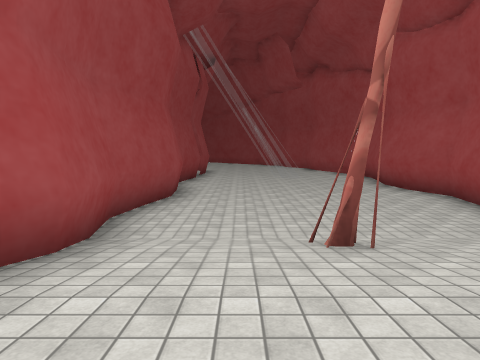
[1] (above)

19 first-person views from a walk through a Unity game level. The camera is 1.4 m above the floor, tilts 6° down and sees 75° across. The floor is counted in squares, 2 m on a side. Each view is taken from the middle of a square. On the plan, view 1 faces up. The plan holds only what a view shows up to about 10 squares ahead; the rest is blank. The place goes on beyond the plan. The player character is not drawn. Some animated figures are not drawn. Some surface patterns are stand-ins.

[2]
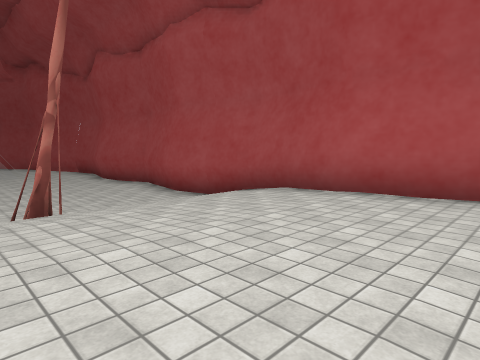

[3]
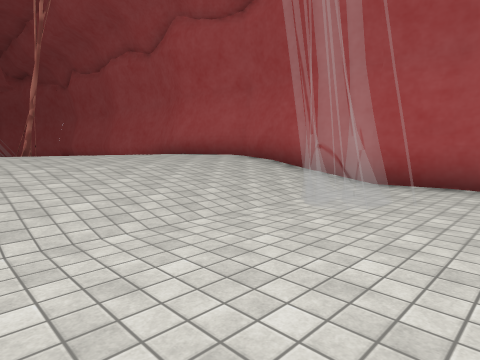

[4]
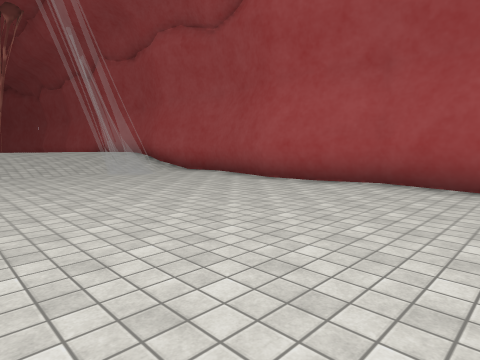

[5]
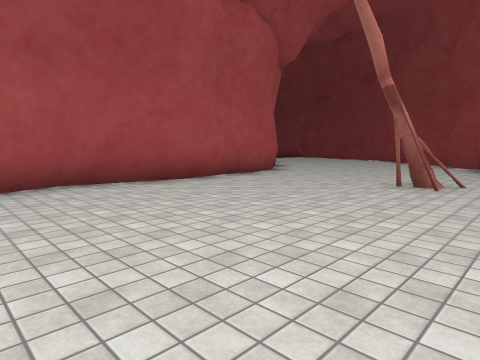

[6]
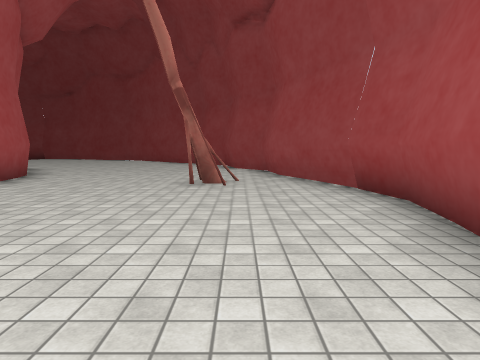

[7]
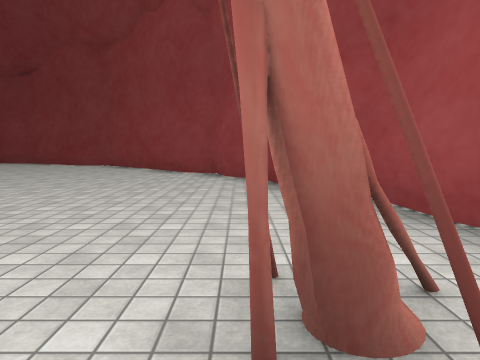

[8]
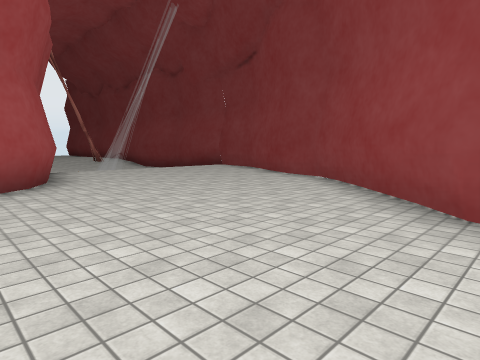

[9]
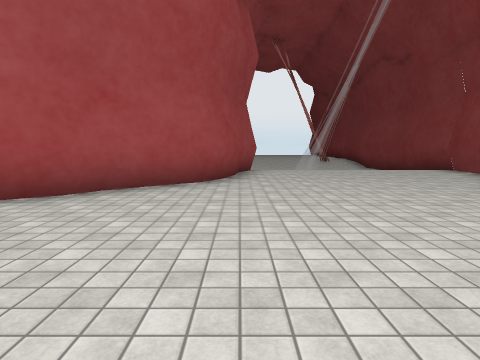

[10]
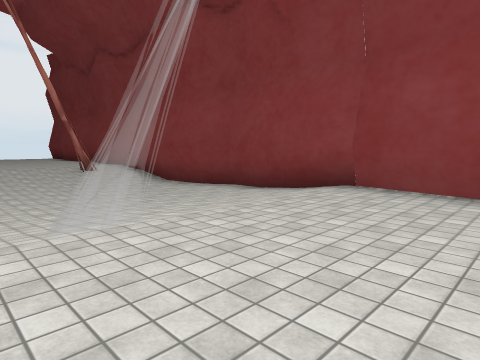

[11]
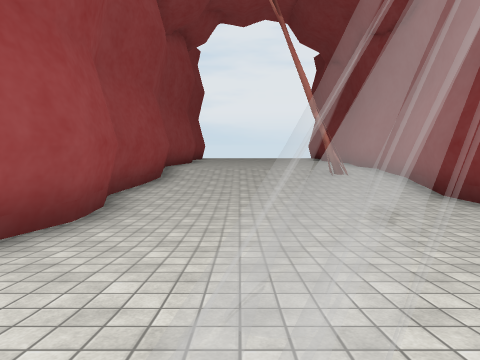

[12]
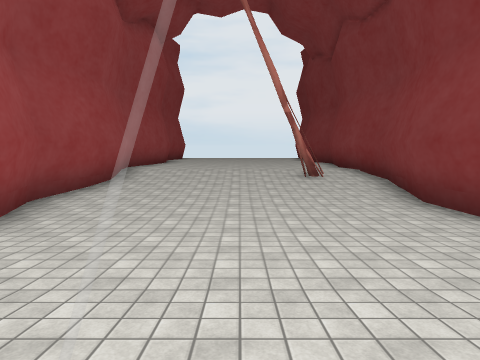

[13]
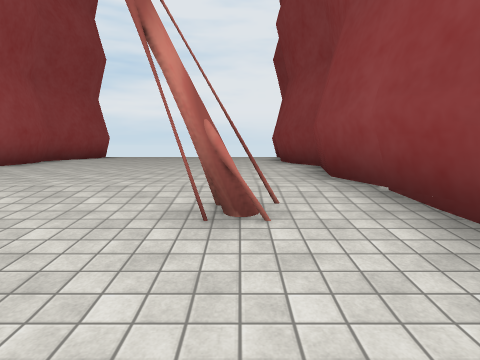

[14]
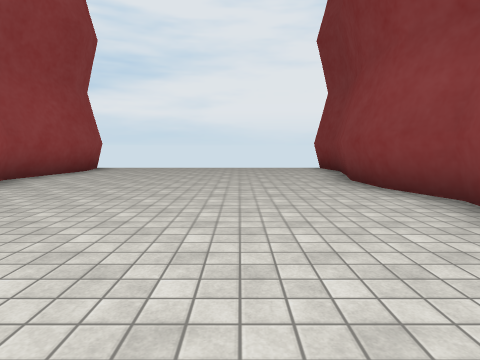

[15]
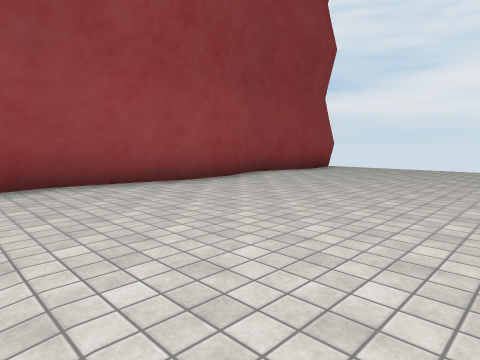

[16]
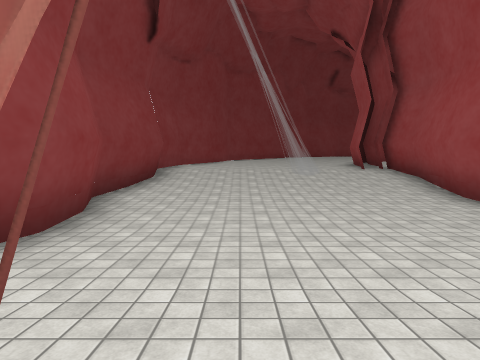

[17]
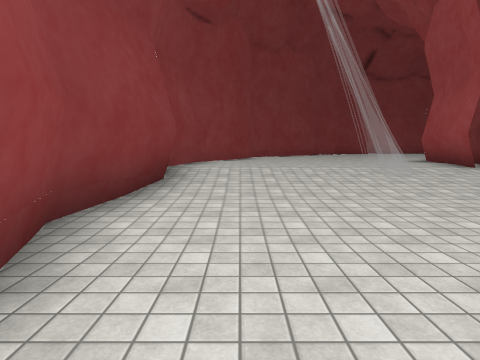

[18]
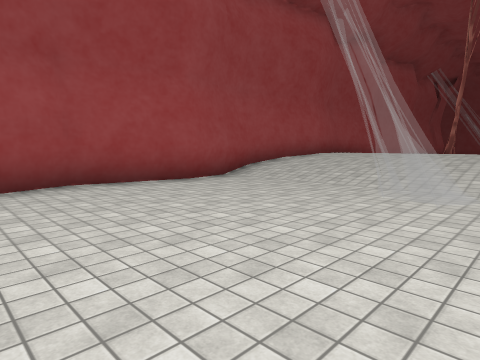

[19]
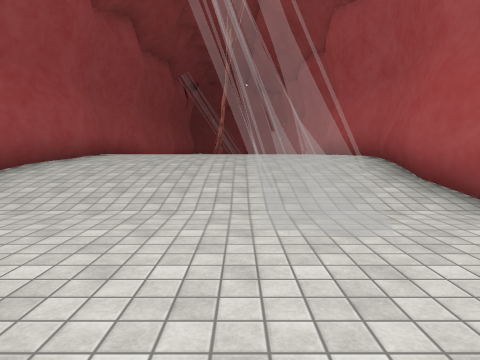

### Floor plan
Key: @ floor where view 1 was taken; # wall or solid block; . main floor; - floor 0.25 m lower than the main floor; _ floor 0.5 m lower than the main floor; < floor 0.75 m lower than the main floor; : floor 1 m higher than the main floor; / step, stairs or slope; = window, fence, low wall or low ledge.
Columns run from 2 left of view 1 to 31 right of it. Each row starts with its distance up from view 1.
 10  ......#
  9 #......#
  8 #......#
  7 #......#
  6 #......#
  5 #......#
  4 #......#
  3 #//#///#
  2 #//////#
  1 #//////#
  0 #:@::::#
 -1 #::::::#
 -2 #::::::#
 -3 #//////#
 -4 #//////#
 -5 #//////#
 -6 #...==.#
 -7 #...==.#
 -8 #......#
 -9 #......#
-10 #......#
-11 #......#
-12 #......#
-13 #......#
-14 #......#
-15 #......#
-16 #..#...#
-17 ##.....##
-18  #......#
-19  #......##
-20  ##......##
-21   #.......################# ####
-22   ##.......###//_##<__//..###..###
-23    ##.........//__<<__//.........
-24     ##........=-__<<__//.........
-25      ##......./=__<<__//.........
-26       ##......//__<<__//.........
-27        ####...//__<<__#/.........
-28           ###.//__<##_//##..##...#
-29             ######################

Positions as (right, up) in squares from view 1, and headings:
1: (0, 0), facing up
2: (0, -2), facing up-right
3: (-1, -8), facing up-right
4: (-1, -14), facing up-right
5: (-1, -10), facing down-right
6: (0, -10), facing down
7: (1, -15), facing down
8: (2, -20), facing down-right
9: (2, -22), facing right
10: (9, -23), facing down-right
11: (11, -24), facing right
12: (12, -25), facing right
13: (18, -27), facing right
14: (21, -26), facing right
15: (21, -27), facing up-right
16: (21, -26), facing left
17: (18, -27), facing left
18: (4, -11), facing up-left
19: (2, -9), facing up
